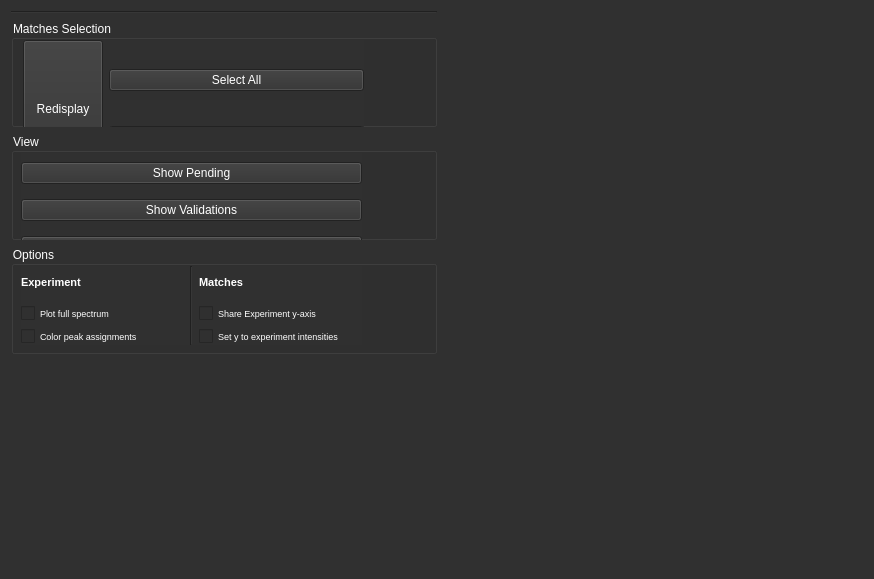
<?xml version="1.0" encoding="UTF-8"?>
<ui version="4.0">
 <class>Form</class>
 <widget class="QWidget" name="Form">
  <property name="geometry">
   <rect>
    <x>0</x>
    <y>0</y>
    <width>874</width>
    <height>579</height>
   </rect>
  </property>
  <property name="sizePolicy">
   <sizepolicy hsizetype="MinimumExpanding" vsizetype="MinimumExpanding">
    <horstretch>0</horstretch>
    <verstretch>0</verstretch>
   </sizepolicy>
  </property>
  <property name="windowTitle">
   <string>Form</string>
  </property>
  <property name="styleSheet">
   <string notr="true">background-color: rgb(48, 48, 48);
gridline-color: rgb(195, 195, 195);
color: rgb(255, 255, 255);
</string>
  </property>
  <layout class="QGridLayout" name="gridLayout_2">
   <item row="6" column="0">
    <spacer name="verticalSpacer_2">
     <property name="orientation">
      <enum>Qt::Vertical</enum>
     </property>
     <property name="sizeHint" stdset="0">
      <size>
       <width>20</width>
       <height>40</height>
      </size>
     </property>
    </spacer>
   </item>
   <item row="4" column="0">
    <widget class="QGroupBox" name="options_grpbox">
     <property name="sizePolicy">
      <sizepolicy hsizetype="Expanding" vsizetype="MinimumExpanding">
       <horstretch>0</horstretch>
       <verstretch>0</verstretch>
      </sizepolicy>
     </property>
     <property name="title">
      <string>Options</string>
     </property>
     <widget class="QWidget" name="horizontalLayoutWidget">
      <property name="geometry">
       <rect>
        <x>10</x>
        <y>20</y>
        <width>341</width>
        <height>79</height>
       </rect>
      </property>
      <layout class="QHBoxLayout" name="options_layout">
       <property name="sizeConstraint">
        <enum>QLayout::SetDefaultConstraint</enum>
       </property>
       <item>
        <layout class="QVBoxLayout" name="verticalLayout_3">
         <item>
          <widget class="QLabel" name="label">
           <property name="font">
            <font>
             <pointsize>8</pointsize>
             <weight>75</weight>
             <bold>true</bold>
            </font>
           </property>
           <property name="text">
            <string>Experiment</string>
           </property>
          </widget>
         </item>
         <item>
          <widget class="QCheckBox" name="full_spectrum_chk">
           <property name="font">
            <font>
             <pointsize>7</pointsize>
            </font>
           </property>
           <property name="text">
            <string>Plot full spectrum</string>
           </property>
          </widget>
         </item>
         <item>
          <widget class="QCheckBox" name="color_experiment_chk">
           <property name="font">
            <font>
             <pointsize>7</pointsize>
            </font>
           </property>
           <property name="text">
            <string>Color peak assignments</string>
           </property>
          </widget>
         </item>
        </layout>
       </item>
       <item>
        <widget class="Line" name="line_2">
         <property name="orientation">
          <enum>Qt::Vertical</enum>
         </property>
        </widget>
       </item>
       <item>
        <layout class="QVBoxLayout" name="verticalLayout_2">
         <item>
          <widget class="QLabel" name="label_2">
           <property name="font">
            <font>
             <pointsize>8</pointsize>
             <weight>75</weight>
             <bold>true</bold>
            </font>
           </property>
           <property name="text">
            <string>Matches </string>
           </property>
          </widget>
         </item>
         <item>
          <widget class="QCheckBox" name="sharey_chk">
           <property name="font">
            <font>
             <pointsize>7</pointsize>
            </font>
           </property>
           <property name="text">
            <string>Share Experiment y-axis</string>
           </property>
          </widget>
         </item>
         <item>
          <widget class="QCheckBox" name="y_exp_intensities_chk">
           <property name="font">
            <font>
             <pointsize>7</pointsize>
            </font>
           </property>
           <property name="text">
            <string>Set y to experiment intensities</string>
           </property>
          </widget>
         </item>
        </layout>
       </item>
      </layout>
     </widget>
    </widget>
   </item>
   <item row="2" column="0">
    <widget class="QGroupBox" name="matches_selections_grpbox">
     <property name="sizePolicy">
      <sizepolicy hsizetype="Preferred" vsizetype="MinimumExpanding">
       <horstretch>0</horstretch>
       <verstretch>0</verstretch>
      </sizepolicy>
     </property>
     <property name="title">
      <string>Matches Selection</string>
     </property>
     <widget class="QWidget" name="gridLayoutWidget_2">
      <property name="geometry">
       <rect>
        <x>12</x>
        <y>20</y>
        <width>341</width>
        <height>138</height>
       </rect>
      </property>
      <layout class="QGridLayout" name="matches_layout">
       <item row="0" column="0">
        <widget class="QPushButton" name="redisplay_btn">
         <property name="sizePolicy">
          <sizepolicy hsizetype="Minimum" vsizetype="MinimumExpanding">
           <horstretch>0</horstretch>
           <verstretch>0</verstretch>
          </sizepolicy>
         </property>
         <property name="text">
          <string>Redisplay</string>
         </property>
         <property name="icon">
          <iconset>
           <normaloff>../../../resources/redisplay-graph.png</normaloff>../../../resources/redisplay-graph.png</iconset>
         </property>
         <property name="iconSize">
          <size>
           <width>121</width>
           <height>120</height>
          </size>
         </property>
        </widget>
       </item>
       <item row="0" column="1">
        <layout class="QVBoxLayout" name="verticalLayout_5">
         <item>
          <widget class="QPushButton" name="select_all_btn">
           <property name="text">
            <string>Select All</string>
           </property>
           <property name="icon">
            <iconset>
             <normaloff>../../../resources/select-all.png</normaloff>../../../resources/select-all.png</iconset>
           </property>
          </widget>
         </item>
         <item>
          <widget class="QPushButton" name="deselect_all_btn">
           <property name="sizePolicy">
            <sizepolicy hsizetype="MinimumExpanding" vsizetype="Fixed">
             <horstretch>0</horstretch>
             <verstretch>0</verstretch>
            </sizepolicy>
           </property>
           <property name="text">
            <string>Deselect All</string>
           </property>
           <property name="icon">
            <iconset>
             <normaloff>../../../resources/deselect-all.png</normaloff>../../../resources/deselect-all.png</iconset>
           </property>
          </widget>
         </item>
        </layout>
       </item>
      </layout>
     </widget>
     <zorder>gridLayoutWidget_2</zorder>
     <zorder>verticalSpacer_2</zorder>
    </widget>
   </item>
   <item row="0" column="0">
    <widget class="Line" name="line">
     <property name="orientation">
      <enum>Qt::Horizontal</enum>
     </property>
    </widget>
   </item>
   <item row="3" column="0">
    <widget class="QGroupBox" name="view_grpbox">
     <property name="sizePolicy">
      <sizepolicy hsizetype="MinimumExpanding" vsizetype="MinimumExpanding">
       <horstretch>0</horstretch>
       <verstretch>0</verstretch>
      </sizepolicy>
     </property>
     <property name="title">
      <string>View</string>
     </property>
     <widget class="QWidget" name="gridLayoutWidget">
      <property name="geometry">
       <rect>
        <x>10</x>
        <y>20</y>
        <width>341</width>
        <height>116</height>
       </rect>
      </property>
      <layout class="QGridLayout" name="view_layout">
       <item row="1" column="0">
        <widget class="QPushButton" name="show_pending_btn">
         <property name="text">
          <string>Show Pending</string>
         </property>
         <property name="icon">
          <iconset>
           <normaloff>../../../resources/show-validations.png</normaloff>../../../resources/show-validations.png</iconset>
         </property>
        </widget>
       </item>
       <item row="2" column="0">
        <widget class="QPushButton" name="show_validations_btn">
         <property name="text">
          <string>Show Validations</string>
         </property>
         <property name="icon">
          <iconset>
           <normaloff>../../../resources/show-validations.png</normaloff>../../../resources/show-validations.png</iconset>
         </property>
        </widget>
       </item>
       <item row="3" column="0">
        <widget class="QPushButton" name="show_invalid_btn">
         <property name="text">
          <string>Show Invalid Lines</string>
         </property>
         <property name="icon">
          <iconset>
           <normaloff>../../../resources/show-validations.png</normaloff>../../../resources/show-validations.png</iconset>
         </property>
        </widget>
       </item>
      </layout>
     </widget>
    </widget>
   </item>
   <item row="5" column="0">
    <spacer name="verticalSpacer">
     <property name="orientation">
      <enum>Qt::Vertical</enum>
     </property>
     <property name="sizeHint" stdset="0">
      <size>
       <width>20</width>
       <height>40</height>
      </size>
     </property>
    </spacer>
   </item>
   <item row="4" column="1">
    <spacer name="horizontalSpacer">
     <property name="orientation">
      <enum>Qt::Horizontal</enum>
     </property>
     <property name="sizeHint" stdset="0">
      <size>
       <width>40</width>
       <height>20</height>
      </size>
     </property>
    </spacer>
   </item>
  </layout>
 </widget>
 <resources/>
 <connections/>
</ui>
